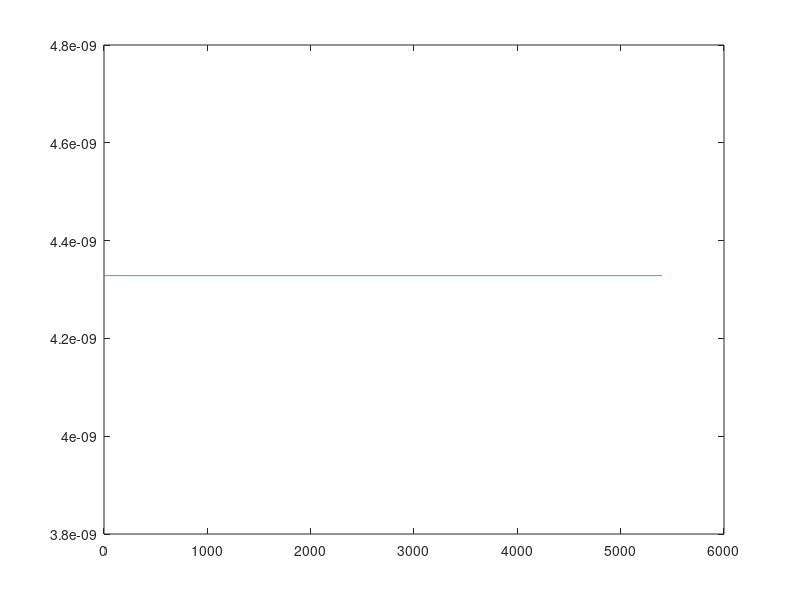

This figure's MATLAB source: (Note: this script raises an error after producing the figure.)
%レコード盤軌道再現
%オイラー法


p1 = 0;
q1 = 0;
l1 = 0;
p2 = 0;
q2 = 0;
l2 = 0;

a = 0.015;




myu = 3.986*10^14;
earth_radius = 6378.140*10^3;

altitude = 500*10^3;%高度
r_star = earth_radius + altitude;

n = sqrt(myu/r_star^3);
%disp(2*pi/(n*60)) 軌道周期

m = 0.05;%衛星質量
%nt = n*t;

%x_d = 0.05/2*[2*sin(nt), sqrt(3)*cos(nt), cos(nt), 2*n*cos(nt), -sqrt(3)*n*sin(nt), -n*cos(nt)].';
%v_d = 0.05/2*[2*n*cos(nt), -sqrt(3)*sin(nt), -n*cos(nt), -2*n^2*sin(nt), -sqrt(3)*n^2*cos(nt), -n^2*sin(nt)].';


T = 1;%1ステップあたりT秒
N = 90*60;

A = [0, 0, 0, 1, 0, 0;
     0, 0, 0, 0, 1, 0;
     0, 0, 0, 0, 0, 1;
     0, 0, 0, 0, 0, 2*n;
     0, -n^2, 0, 0, 0, 0;
     0, 0, 3*n^2, -2*n, 0, 0];

B = [0, 0, 0;
     0, 0, 0;
     0, 0, 0;
     1/m, 0, 0;
     0, 1/m, 0;
     0, 0, 1/m];

B_sharp = (B.'*B)\B.';



%u = repmat([1,0,0].', [N,1]);

A_d = eye(6) + T*A;%差分方程式の係数
B_d = T*B;%差分方程式の係数

%{
%レコード盤軌道に乗る初期条件
x0 = 0;
y0 = 0.05*sqrt(3)/2;
z0 = 0.05*1/2;
v_x = 0.05 * 2*n/2;
v_y = 0;
v_z = 0;
%}

x0 = 0.05;
y0 = 0;
z0 = 0;
v_x = 0;
v_y = 0;
v_z = 0;

x_0 = [x0, y0, z0, v_x, v_y, v_z];

X = zeros(N, 6);
X(1,:) = x_0;
i = 0;

K = [0,0,0,0,0,0;
     0,0,0,0,0,0;
     0,0,0,0,0,0];
x_d = @(t) 0.05/2*[2*sin(n*t-n+pi/2), sqrt(3)*cos(n*t-n+pi/2), cos(n*t-n+pi/2), 2*n*cos(n*t-n+pi/2), -sqrt(3)*n*sin(n*t-n+pi/2), -n*sin(n*t-n+pi/2)].';
v_d = @(t) 0.05/2*[2*n*cos(n*t), -sqrt(3)*n*sin(n*t), -n*sin(n*t), -2*n^2*sin(n*t), -sqrt(3)*n^2*cos(n*t), -n^2*cos(n*t)].';
u_d = @(t) B_sharp*(v_d(t) - A*x_d(t));
x_tilda = @(i) X(i, :).' - x_d(i*T);
u_tilda = @(i) -K*x_tilda(i);
u = @(i) u_tilda(i) + u_d(i*T);


u_data = zeros(N,1);

norm_data = zeros(N,1);
tic
while i < N %時刻i*T
    i = i + 1;
    %t = i*T;
    %nt = n*t;
    %x_d = 0.05/2*[2*sin(nt), sqrt(3)*cos(nt), cos(nt), 2*n*cos(nt), -sqrt(3)*n*sin(nt), -n*sin(nt)].';
    %v_d = 0.05/2*[2*n*cos(nt), -sqrt(3)*n*sin(nt), -n*sin(nt), -2*n^2*sin(nt), -sqrt(3)*n^2*cos(nt), -n^2*cos(nt)].';
    %x_tilda =X(i, :).' - x_d(t);
    %u_d = B_sharp*(v_d - A*x_d);
    %u_d = -K*x_tilda(i);
    X(i+1, :) = A_d*x_tilda(i) + B_d*u_tilda(i) + x_d((i+1)*T);
    %disp(u_d)
    norm_data(i, 1) = norm(X(i, :)-x_d(i*T).');
    u_data(i,1) = norm(u(i));
    disp(norm(X(i+1, :)-x_d((i+1)*T).'))
end
toc

figure
plot(1:N, u_data)



figure
t = linspace(0,2*pi,100);
axis_norm = 0.2;

%{
quat1 = quaternion([p1, q1, l1],'euler','XYZ','point');

coil1_x = rotatepoint(quat1,[zeros(1,100); a*sin(t); a*cos(t)].').';
coil1_y = rotatepoint(quat1,[a*sin(t); zeros(1,100); a*cos(t)].').';
coil1_z = rotatepoint(quat1,[a*sin(t); a*cos(t); zeros(1,100)].').';
plot3(coil1_x(1,:), coil1_x(2,:), coil1_x(3,:))

plot3(coil1_y(1,:), coil1_y(2,:), coil1_y(3,:))
plot3(coil1_z(1,:), coil1_z(2,:), coil1_z(3,:))
%磁場を作るコイル
%}


quat2 = quaternion([p2, q2, l2],'euler','XYZ','point');

coil2_x = rotatepoint(quat2,[zeros(1,100); a*sin(t); a*cos(t)].').';
coil2_y = rotatepoint(quat2,[a*sin(t); zeros(1,100); a*cos(t)].').';
coil2_z = rotatepoint(quat2,[a*sin(t); a*cos(t); zeros(1,100)].').';
plot3(coil2_x(1,:) + x0, coil2_x(2,:) + y0, coil2_x(3,:) + z0)
hold on
plot3(coil2_y(1,:) + x0, coil2_y(2,:) + y0, coil2_y(3,:) + z0)
plot3(coil2_z(1,:) + x0, coil2_z(2,:) + y0, coil2_z(3,:) + z0)
%電磁力を受けるコイル

%q1 = quiver3(x,y,z,F(1)*10^5,F(2)*10^5,F(3)*10^5);
%q1.Color = "red";
%q2 = quiver3(x,y,z,T(1)*10^5,T(2)*10^5,T(3)*10^5, 10);
%q2.Color = "blue";
%disp(F)
%disp(T)

plot3(0,0,0,'ro');

axis([-axis_norm,axis_norm,-axis_norm,axis_norm,-axis_norm,axis_norm])
axis square 
grid on
xlabel('X')
ylabel('Y')
zlabel('Z')
%quiver3(X,Y,Z,B_x,B_y,B_z, 1/(20 * norm([B_x B_y B_z])))

plot3(X(:,1), X(:,2), X(:,3),'c')
